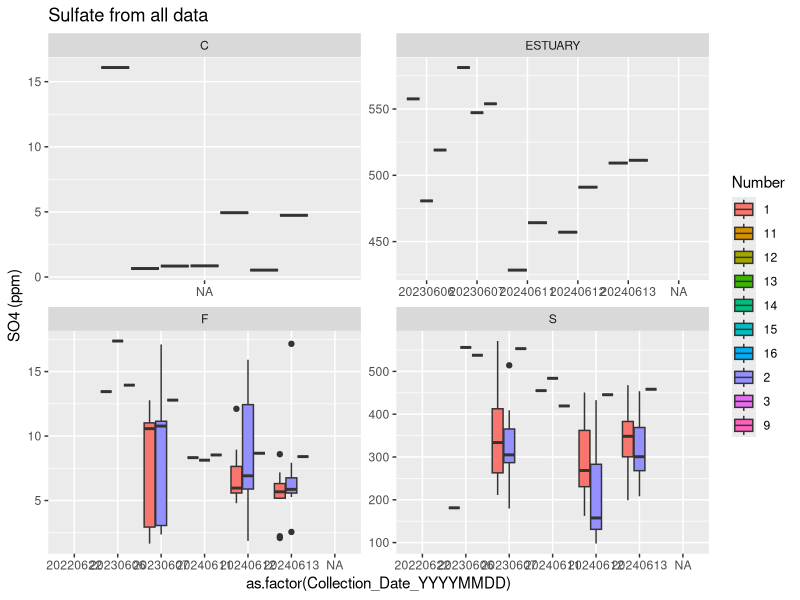
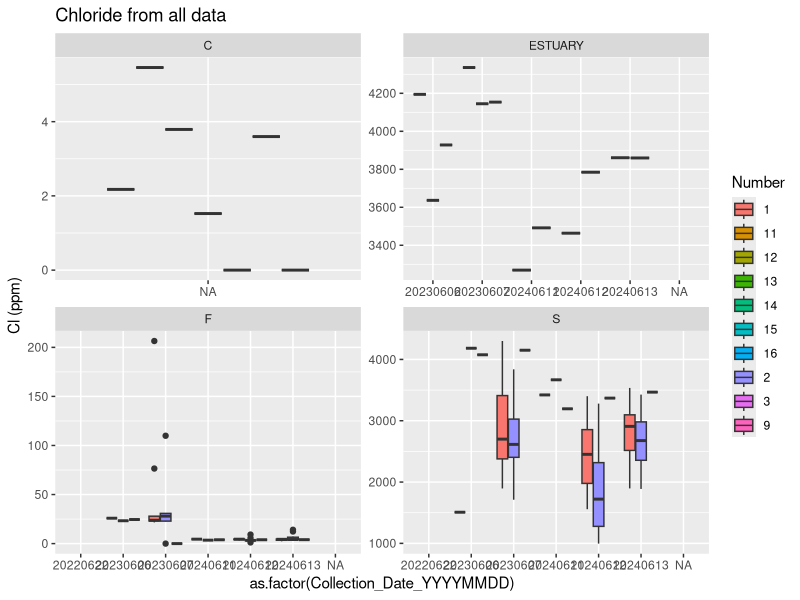
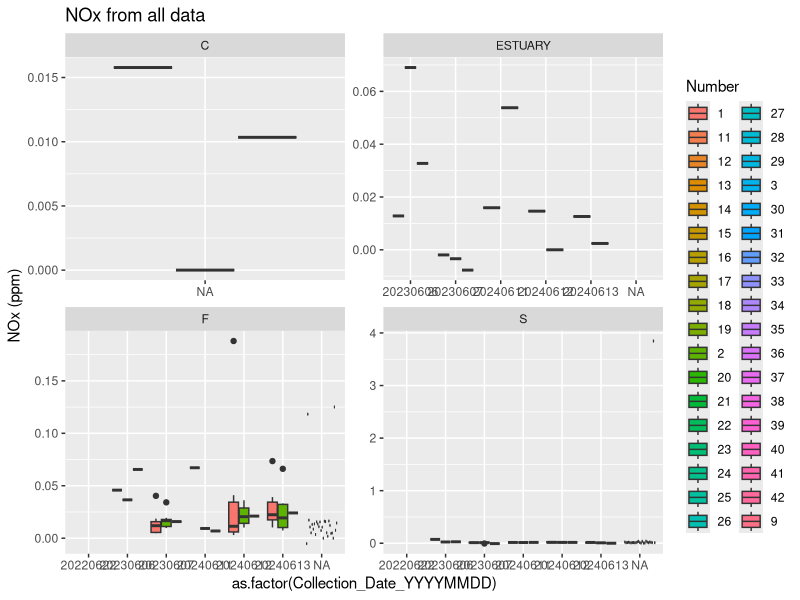

Here is the R script that generated these plots, in order:
## ---- chunk 1
library(dplyr)
library(ggplot2)
library(ggpubr)
library(stringr)
library(readxl)
library(tidyr)
library(tibble)
library(lubridate)
## ---- chunk 2

##Lysimeter Data
lys <- read.csv("../COMPASS_TEMPEST_AllData_AllYears.csv")

# Filter the dataframe to keep dates with more than 1 row
lys_timepoints <- lys %>% 
  group_by(Plot, Location, Collection_Date_YYYYMMDD) %>%
  filter(n() > 1) %>%
  ungroup()

lys_arranged <- lys_timepoints %>% group_by(Plot, Location) %>% arrange(Collection_Date_YYYYMMDD, Collection_Start_Time_24hrs, .by_group = TRUE)

lys_numbered <- lys_arranged %>% group_by(Plot, Location, Collection_Date_YYYYMMDD) %>% mutate(Number = row_number()) %>% ungroup()

lys_IDs <- lys_numbered %>% 
  mutate(graphing_ID = paste(Sample_Type, Plot, Location, Collection_Date_YYYYMMDD, sep = "_")) %>% 
  mutate(graphing_ID = gsub("_NA", "", graphing_ID))


## ---- chunk 3

boxplot_SO4_all <- ggplot(lys_IDs, aes(x = as.factor(Collection_Date_YYYYMMDD), y = SO4_ppm, fill = as.character(Number))) +
  geom_boxplot(position = position_dodge(width = 0.8), na.rm = TRUE) +
  facet_wrap(~ Plot, scales = "free") +
  labs(y = "SO4 (ppm)", fill = "Number", title = "Sulfate from all data")

boxplot_SO4_all


boxplot_Cl_all <- ggplot(lys_IDs, aes(x = as.factor(Collection_Date_YYYYMMDD), y = Cl_ppm, fill = as.character(Number))) +
  geom_boxplot(position = position_dodge(width = 0.8), na.rm = TRUE) +
  facet_wrap(~ Plot, scales = "free") +
  labs(y = "Cl (ppm)", fill = "Number", title = "Chloride from all data")

boxplot_Cl_all

## ---- chunk 4

boxplot_NOx_all <- ggplot(lys_IDs, aes(x = as.factor(Collection_Date_YYYYMMDD), y = NOx_mgL, fill = as.character(Number))) +
  geom_boxplot(position = position_dodge(width = 0.8), na.rm = TRUE) +
  facet_wrap(~ Plot, scales = "free") +
  labs(y = "NOx (ppm)", fill = "Number", title = "NOx from all data")

boxplot_NOx_all
